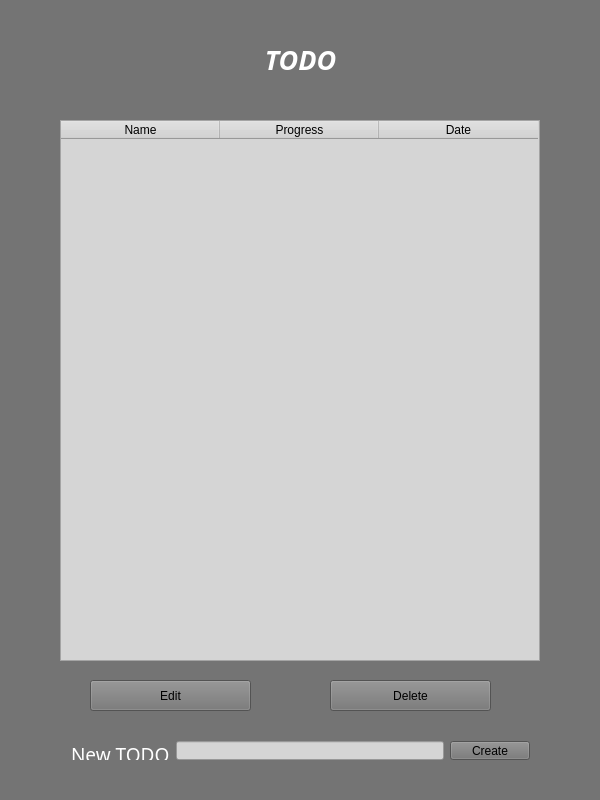
<?xml version="1.0" encoding="UTF-8"?>
<ui version="4.0">
 <class>MainWindow</class>
 <widget class="QMainWindow" name="MainWindow">
  <property name="geometry">
   <rect>
    <x>0</x>
    <y>0</y>
    <width>600</width>
    <height>800</height>
   </rect>
  </property>
  <property name="minimumSize">
   <size>
    <width>600</width>
    <height>800</height>
   </size>
  </property>
  <property name="maximumSize">
   <size>
    <width>600</width>
    <height>800</height>
   </size>
  </property>
  <property name="windowTitle">
   <string>TODO</string>
  </property>
  <property name="styleSheet">
   <string notr="true">background-color: rgb(116, 116, 116);</string>
  </property>
  <widget class="QWidget" name="centralWidget">
   <widget class="QLabel" name="label">
    <property name="geometry">
     <rect>
      <x>0</x>
      <y>34</y>
      <width>601</width>
      <height>51</height>
     </rect>
    </property>
    <property name="font">
     <font>
      <family>Book Antiqua</family>
      <pointsize>20</pointsize>
      <weight>75</weight>
      <italic>true</italic>
      <bold>true</bold>
     </font>
    </property>
    <property name="text">
     <string>&lt;html&gt;&lt;head/&gt;&lt;body&gt;&lt;p&gt;&lt;span style=&quot; color:#ffffff;&quot;&gt;TODO&lt;/span&gt;&lt;/p&gt;&lt;/body&gt;&lt;/html&gt;</string>
    </property>
    <property name="alignment">
     <set>Qt::AlignCenter</set>
    </property>
   </widget>
   <widget class="QStackedWidget" name="stackedWidget">
    <property name="geometry">
     <rect>
      <x>50</x>
      <y>0</y>
      <width>601</width>
      <height>801</height>
     </rect>
    </property>
    <widget class="QWidget" name="page">
     <widget class="QPushButton" name="pushButton_2">
      <property name="geometry">
       <rect>
        <x>40</x>
        <y>680</y>
        <width>161</width>
        <height>31</height>
       </rect>
      </property>
      <property name="text">
       <string>Edit</string>
      </property>
     </widget>
     <widget class="QPushButton" name="pushButton_3">
      <property name="geometry">
       <rect>
        <x>280</x>
        <y>680</y>
        <width>161</width>
        <height>31</height>
       </rect>
      </property>
      <property name="text">
       <string>Delete</string>
      </property>
     </widget>
     <widget class="QTableWidget" name="tableWidget">
      <property name="geometry">
       <rect>
        <x>10</x>
        <y>120</y>
        <width>480</width>
        <height>541</height>
       </rect>
      </property>
      <property name="styleSheet">
       <string notr="true">background-color: rgb(213, 213, 213);</string>
      </property>
      <property name="showGrid">
       <bool>true</bool>
      </property>
      <property name="sortingEnabled">
       <bool>true</bool>
      </property>
      <property name="columnCount">
       <number>3</number>
      </property>
      <attribute name="horizontalHeaderVisible">
       <bool>true</bool>
      </attribute>
      <attribute name="horizontalHeaderCascadingSectionResizes">
       <bool>false</bool>
      </attribute>
      <attribute name="horizontalHeaderDefaultSectionSize">
       <number>159</number>
      </attribute>
      <attribute name="horizontalHeaderMinimumSectionSize">
       <number>150</number>
      </attribute>
      <attribute name="verticalHeaderVisible">
       <bool>false</bool>
      </attribute>
      <column>
       <property name="text">
        <string>Name</string>
       </property>
      </column>
      <column>
       <property name="text">
        <string>Progress</string>
       </property>
      </column>
      <column>
       <property name="text">
        <string>Date</string>
       </property>
      </column>
     </widget>
     <widget class="QWidget" name="">
      <property name="geometry">
       <rect>
        <x>10</x>
        <y>730</y>
        <width>481</width>
        <height>41</height>
       </rect>
      </property>
      <layout class="QHBoxLayout" name="horizontalLayout">
       <item>
        <widget class="QLabel" name="label_2">
         <property name="font">
          <font>
           <family>Book Antiqua</family>
           <pointsize>14</pointsize>
          </font>
         </property>
         <property name="text">
          <string>&lt;html&gt;&lt;head/&gt;&lt;body&gt;&lt;p&gt;&lt;span style=&quot; color:#ffffff;&quot;&gt;New TODO&lt;/span&gt;&lt;/p&gt;&lt;/body&gt;&lt;/html&gt;</string>
         </property>
        </widget>
       </item>
       <item>
        <widget class="QLineEdit" name="lineEdit">
         <property name="styleSheet">
          <string notr="true">background-color: rgb(213, 213, 213);</string>
         </property>
        </widget>
       </item>
       <item>
        <widget class="QPushButton" name="pushButton">
         <property name="text">
          <string>Create</string>
         </property>
        </widget>
       </item>
      </layout>
     </widget>
     <zorder>pushButton_2</zorder>
     <zorder>lineEdit</zorder>
     <zorder>pushButton</zorder>
     <zorder>pushButton_3</zorder>
     <zorder>label_2</zorder>
     <zorder>tableWidget</zorder>
    </widget>
    <widget class="QWidget" name="page_2">
     <widget class="QListView" name="listView">
      <property name="geometry">
       <rect>
        <x>15</x>
        <y>161</y>
        <width>471</width>
        <height>491</height>
       </rect>
      </property>
      <property name="minimumSize">
       <size>
        <width>0</width>
        <height>0</height>
       </size>
      </property>
      <property name="maximumSize">
       <size>
        <width>16777215</width>
        <height>16777215</height>
       </size>
      </property>
      <property name="styleSheet">
       <string notr="true">background-color: rgb(213, 213, 213);
font: 14pt &quot;Book Antiqua&quot;;</string>
      </property>
     </widget>
     <widget class="QPushButton" name="back">
      <property name="geometry">
       <rect>
        <x>40</x>
        <y>670</y>
        <width>151</width>
        <height>41</height>
       </rect>
      </property>
      <property name="text">
       <string>Back</string>
      </property>
     </widget>
     <widget class="QWidget" name="">
      <property name="geometry">
       <rect>
        <x>16</x>
        <y>732</y>
        <width>461</width>
        <height>41</height>
       </rect>
      </property>
      <layout class="QHBoxLayout" name="horizontalLayout_2">
       <item>
        <widget class="QLabel" name="label_3">
         <property name="font">
          <font>
           <family>Book Antiqua</family>
           <pointsize>14</pointsize>
          </font>
         </property>
         <property name="text">
          <string>&lt;html&gt;&lt;head/&gt;&lt;body&gt;&lt;p&gt;&lt;span style=&quot; color:#ffffff;&quot;&gt;New task&lt;/span&gt;&lt;/p&gt;&lt;/body&gt;&lt;/html&gt;</string>
         </property>
        </widget>
       </item>
       <item>
        <widget class="QLineEdit" name="taskName">
         <property name="styleSheet">
          <string notr="true">background-color: rgb(213, 213, 213);</string>
         </property>
        </widget>
       </item>
       <item>
        <widget class="QPushButton" name="createTask">
         <property name="text">
          <string>Create</string>
         </property>
        </widget>
       </item>
      </layout>
     </widget>
    </widget>
   </widget>
   <zorder>stackedWidget</zorder>
   <zorder>label</zorder>
  </widget>
 </widget>
 <layoutdefault spacing="6" margin="11"/>
 <resources/>
 <connections/>
</ui>
